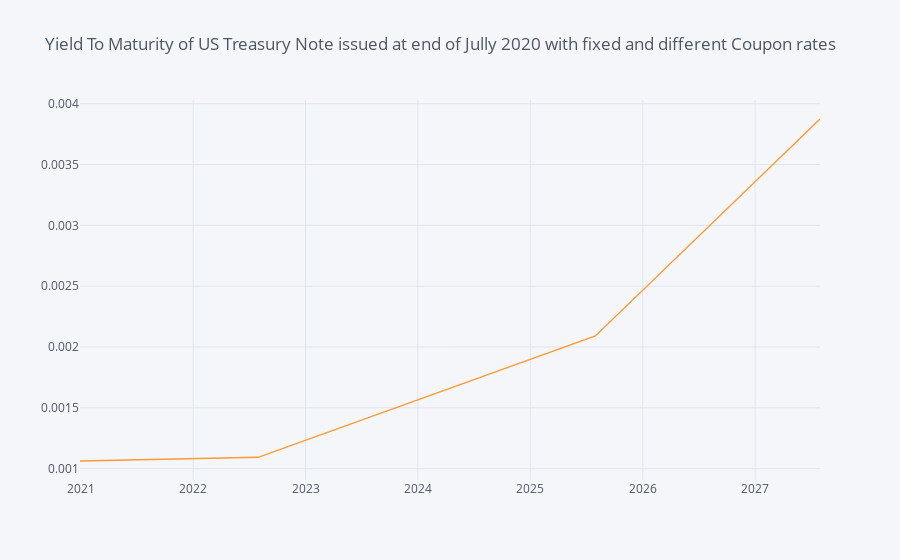

The notebook cell saved with this chart:
### Markdown cell above
Now we can repeat the above for different US T-Notes with similar issue dates and different maturing dates. We collect all data-points in a Python dictionary ```container_container``` before tidying it in the ```yc_df``` pandas data-frame below. Remember though, we've put ourselves in the shoes of an economic agent looking to invest in 'brand new' sovereign Bonds, in Bonds that our agent would buy on issue; such bonds are called [on-the-run sovereign Bonds](https://www.investopedia.com/terms/o/on-the-runtreasuries.asp).

### Code cell
yc_df = DSWS_fixed_and_price_data_collection_and_ytm(
    instruments=["613V2R", "613XGW", "613XGU", "613XG1"],
    fields=["DSCD", "NAME", "ID", "TERM",
            "RV", "C", "CTYP", "RDL"])

yc_df.index = yc_df['RDL']

display(yc_df)
yc_df["YTM"].iplot(title="Yield To Maturity of US Treasury Note issued at end of Jully 2020 with fixed and different Coupon rates")

### Figure 1 — Plotly figure (JSON) as saved in the notebook; plotly's stock layout.template omitted (floating-point values rounded to 4 significant figures)
{"data": [{"line": {"color": "rgba(255, 153, 51, 1.0)", "dash": "solid", "shape": "linear", "width": 1.3}, "mode": "lines", "name": "YTM", "text": "", "type": "scatter", "x": ["2020-12-29", "2022-07-31", "2025-07-31", "2027-07-31"], "y": [0.001063, 0.001093, 0.002091, 0.003875]}], "layout": {"legend": {"bgcolor": "#F5F6F9", "font": {"color": "#4D5663"}}, "paper_bgcolor": "#F5F6F9", "plot_bgcolor": "#F5F6F9", "title": {"font": {"color": "#4D5663"}, "text": "Yield To Maturity of US Treasury Note issued at end of Jully 2020 with fixed and different Coupon rates"}, "xaxis": {"gridcolor": "#E1E5ED", "showgrid": true, "tickfont": {"color": "#4D5663"}, "title": {"font": {"color": "#4D5663"}, "text": ""}, "zerolinecolor": "#E1E5ED"}, "yaxis": {"gridcolor": "#E1E5ED", "showgrid": true, "tickfont": {"color": "#4D5663"}, "title": {"font": {"color": "#4D5663"}, "text": ""}, "zerolinecolor": "#E1E5ED"}}}
